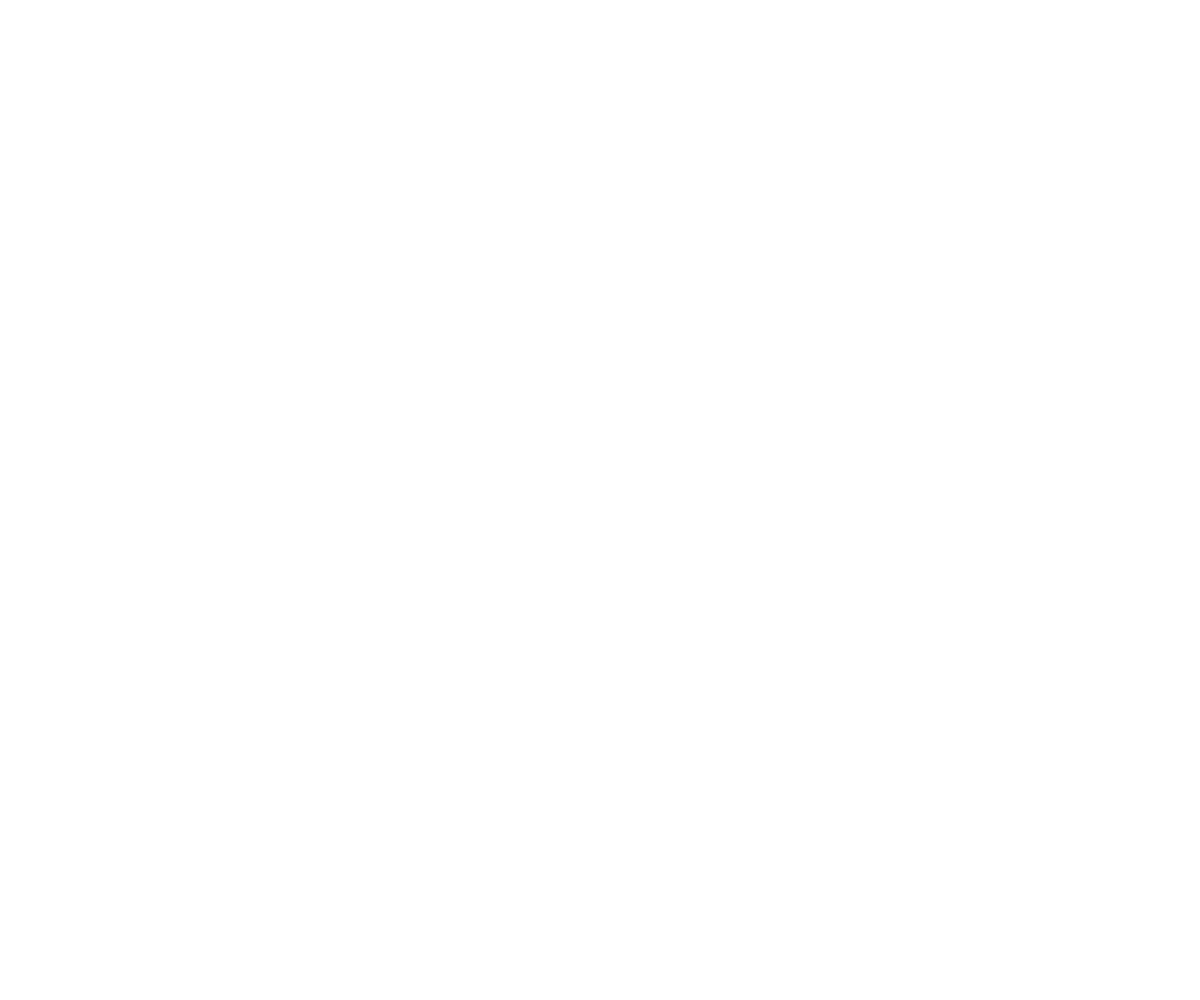
Frame 1 (no input)
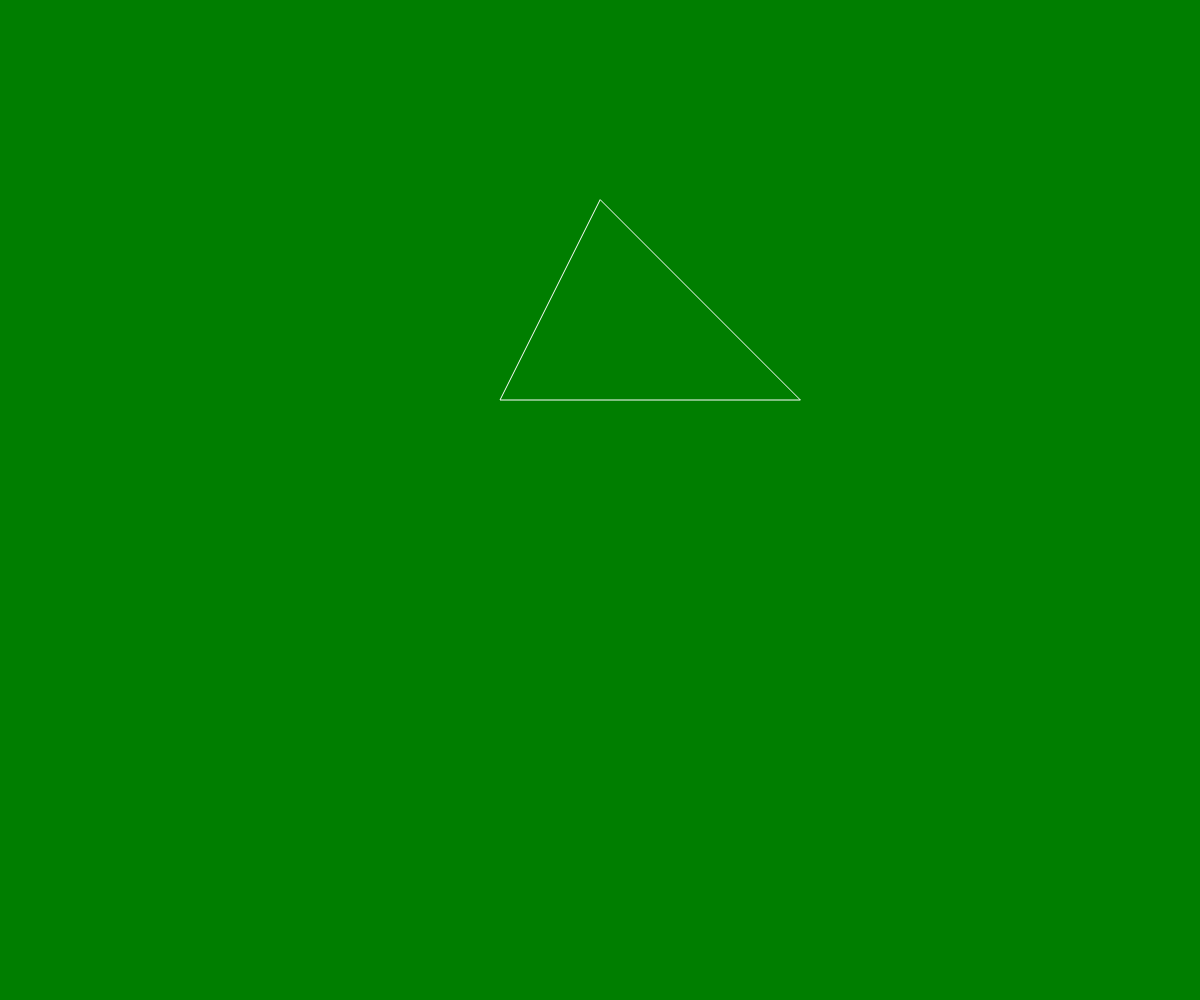
Frame 60 (no input)
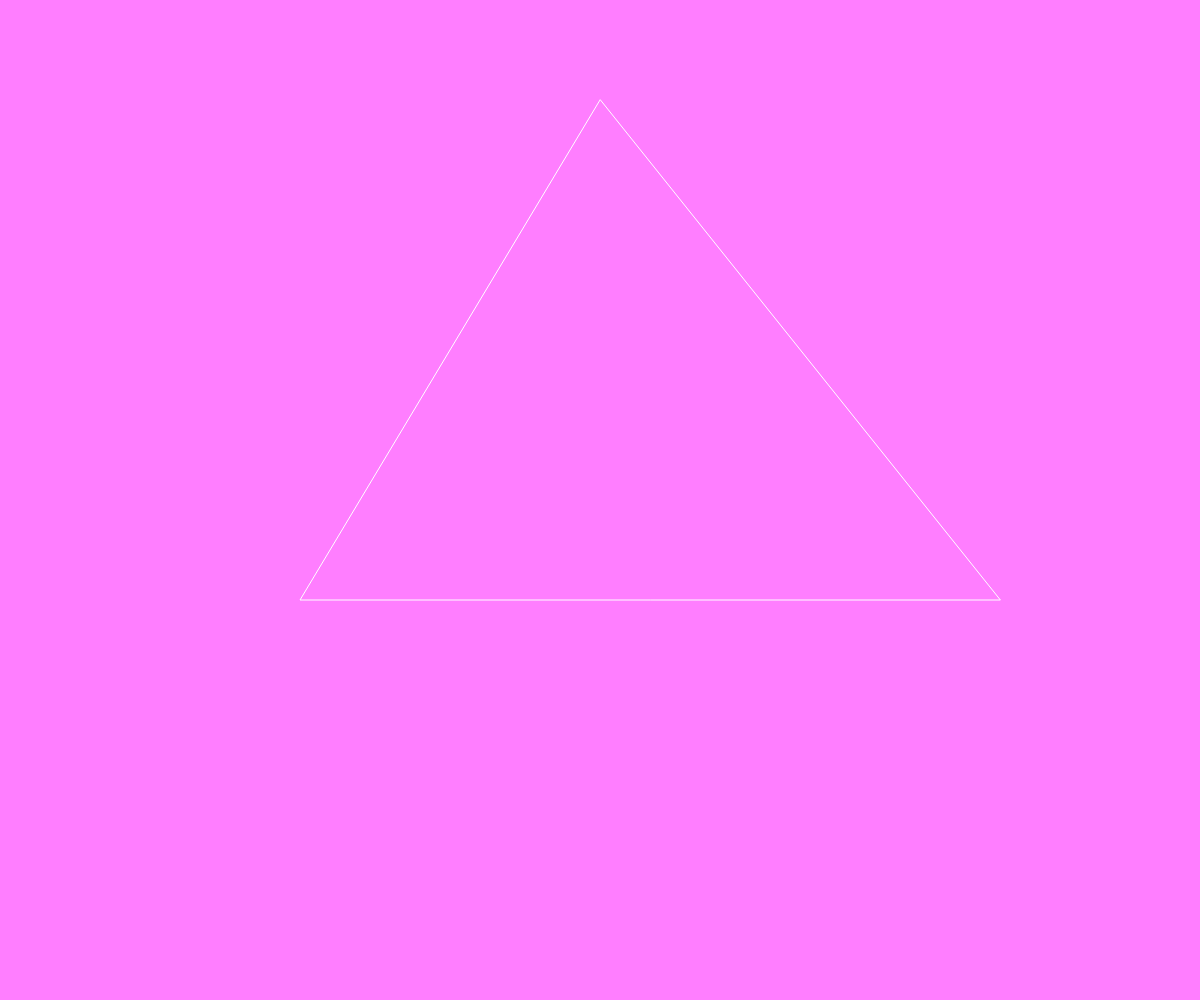
Frame 120 (the mouse pressed at the canvas centre since frame 60)

The p5.js sketch that drew these frames (run headless with seeded random() and noise() and a simulated clock; from frame 60 on, the mouse is pressed at the canvas centre):

// p5.js sketch
// ── sketch.js
function setup() {
  createCanvas(windowWidth, windowHeight);
  frameRate(30);
}

var bgr;
var bgg = 127;
var bggChange = 1;
var bgb;
var triX1;
var triY1;
var triX2;
var triY2;
var triX3;
var triY3;
var triChange;

function draw() {
  //noCursor();
  background(bgr,bgg,bgb);
  //background(100,100,100);

  //triangle
  noFill();
  stroke(255);
  triangle(triX1, triY1, triX2, triY2, triX3, triY3);

  bgr = mouseX % windowWidth;
  bgg += floor(random(-bggChange - 1,bggChange + 2));
  bgg = constrain(bgg,1,255);
  bgb = mouseY % windowHeight;

  //triangle variable assignments
  triX1 = windowWidth/2;
  triY1 = 200;
  triX2 = 500;
  triY2 = 400;
  triX3 = 800;
  triY3 = 400;

  //triangle movement
  triChange = mouseY/5;
  triY1 = triY1 - triChange;
  triX2 = triX2 - triChange*2;
  triY2 = triY2 + triChange*2;
  triX3 = triX3 + triChange*2;
  triY3 = triY3 + triChange*2;
}
